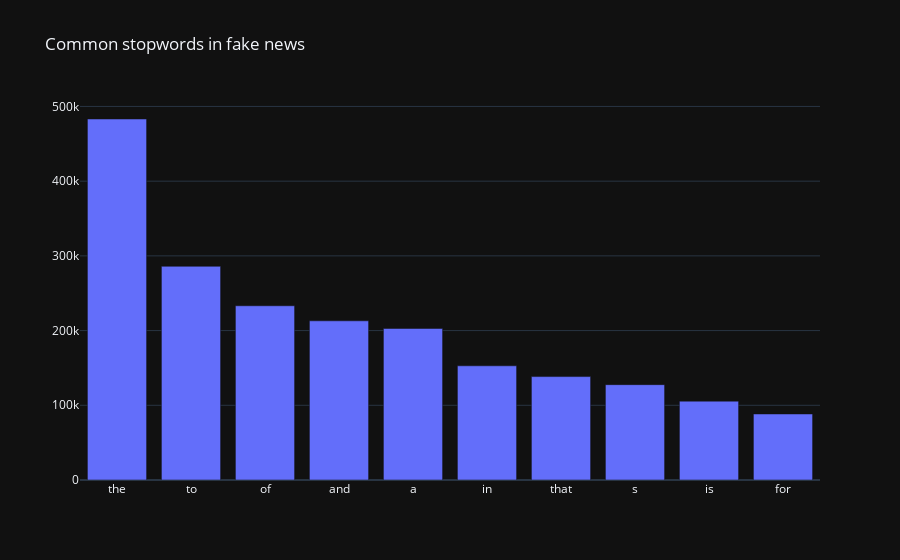

This figure's notebook cell:
### Code cell
fig = go.Figure()

x, y = zip(*top)

fig.add_trace(go.Bar(
    x=x,
    y=y
))

fig.update_layout(
    template='plotly_dark',
    title_text='Common stopwords in fake news'
)

### Figure 1 — Plotly figure (JSON) as saved in the notebook; plotly's stock layout.template omitted (floating-point values rounded to 4 significant figures)
{"data": [{"type": "bar", "x": ["the", "to", "of", "and", "a", "in", "that", "s", "is", "for"], "y": [483203, 286028, 233193, 213059, 202870, 152840, 138416, 127621, 105555, 88389]}], "layout": {"title": {"text": "Common stopwords in fake news"}}}
